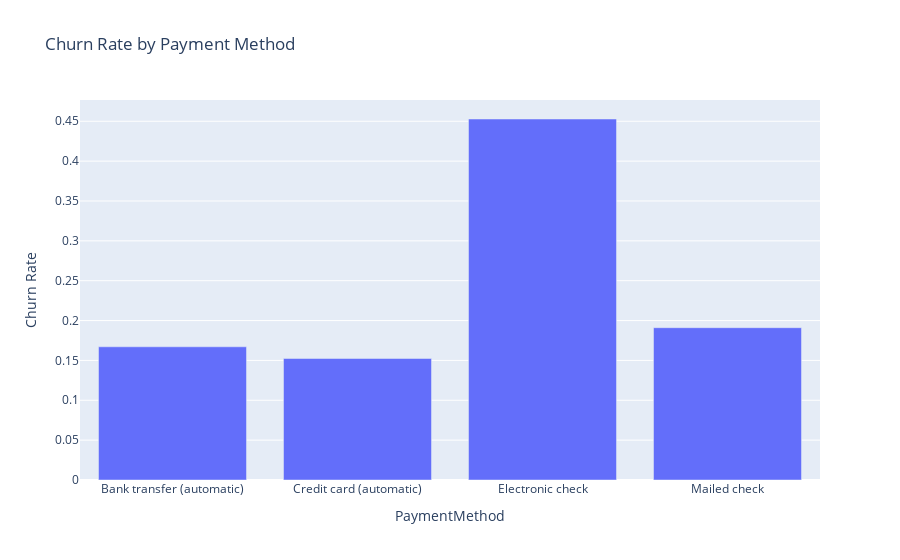

Notebook cell for this chart:
### Code cell
churn_rate_pm = df.groupby('PaymentMethod')['Churn'].value_counts(normalize=True).unstack()['Yes'].reset_index()
fig = px.bar(churn_rate_pm, x='PaymentMethod', y='Yes', 
             title='Churn Rate by Payment Method')
fig.update_layout(yaxis_title='Churn Rate')
fig.show()

### Figure 1 — Plotly figure (JSON) as saved in the notebook; plotly's stock layout.template omitted (floating-point values rounded to 4 significant figures)
{"data": [{"hovertemplate": "PaymentMethod=%{x}<br>Yes=%{y}<extra></extra>", "legendgroup": "", "marker": {"color": "#636efa", "pattern": {"shape": ""}}, "name": "", "orientation": "v", "showlegend": false, "textposition": "auto", "type": "bar", "x": ["Bank transfer (automatic)", "Credit card (automatic)", "Electronic check", "Mailed check"], "xaxis": "x", "y": [0.1671, 0.1524, 0.4529, 0.1911], "yaxis": "y"}], "layout": {"barmode": "relative", "legend": {"tracegroupgap": 0}, "title": {"text": "Churn Rate by Payment Method"}, "xaxis": {"anchor": "y", "domain": [0, 1], "title": {"text": "PaymentMethod"}}, "yaxis": {"anchor": "x", "domain": [0, 1], "title": {"text": "Churn Rate"}}}}
